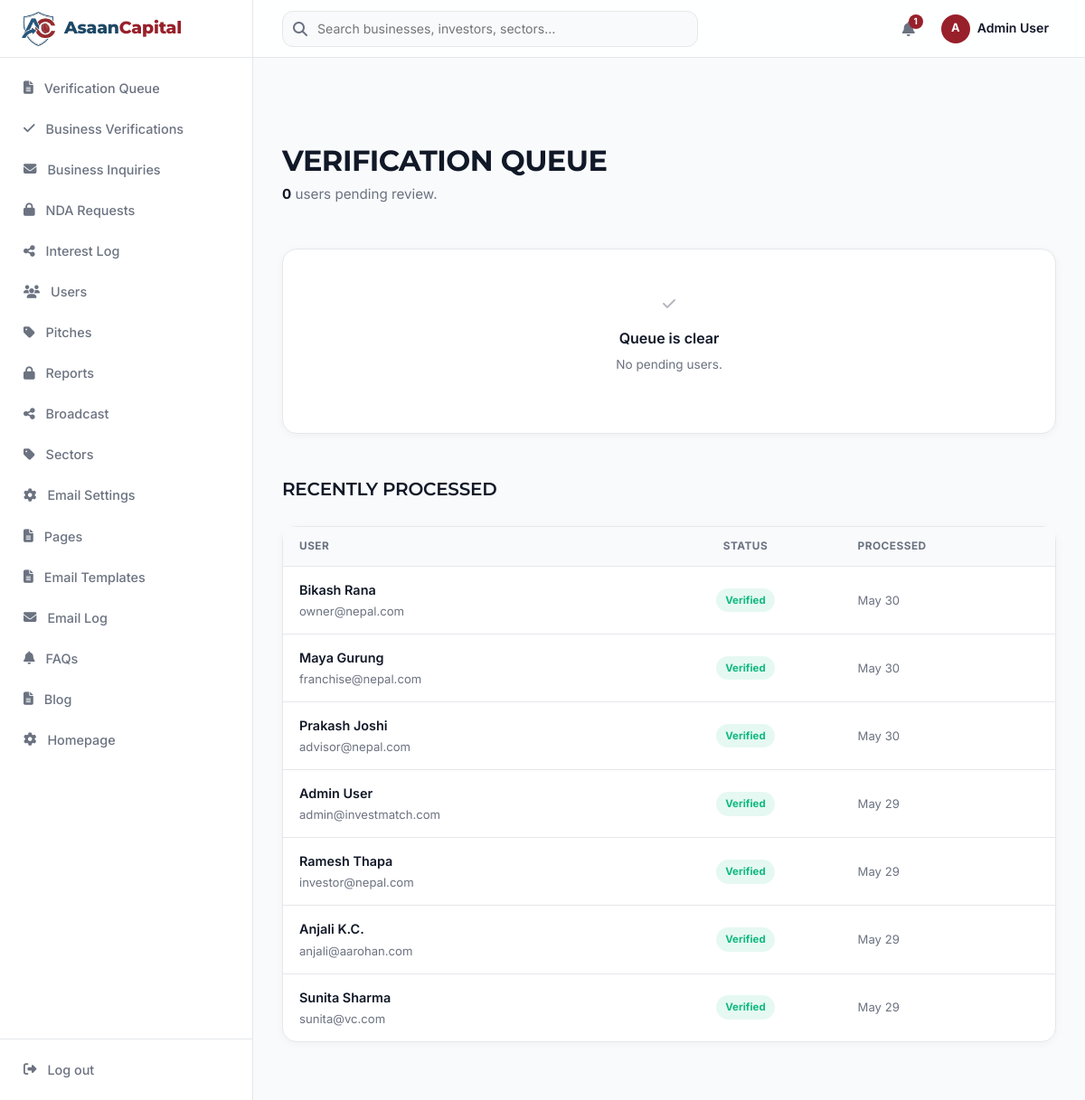
/admin/verification.php (signed in), run on the app's committed database.
### tables this page shows
CREATE TABLE `users` (
  `id` bigint(20) unsigned NOT NULL AUTO_INCREMENT,
  `name` varchar(255) NOT NULL,
  `email` varchar(255) NOT NULL,
  `role` varchar(255) NOT NULL DEFAULT 'entrepreneur',
  `account_type` varchar(255) DEFAULT NULL,
  `phone` varchar(255) DEFAULT NULL,
  `province` varchar(255) DEFAULT NULL,
  `district` varchar(255) DEFAULT NULL,
  `profile_photo` varchar(255) DEFAULT NULL,
  `company_name` varchar(255) DEFAULT NULL,
  `bio` text DEFAULT NULL,
  `linkedin_url` varchar(255) DEFAULT NULL,
  `website_url` varchar(255) DEFAULT NULL,
  `verification_status` varchar(255) NOT NULL DEFAULT 'unverified',
  `verified_at` timestamp NULL DEFAULT NULL,
  `is_admin` tinyint(1) NOT NULL DEFAULT 0,
  `is_suspended` tinyint(1) NOT NULL DEFAULT 0,
  `daily_request_count` int(11) NOT NULL DEFAULT 0,
  `daily_request_date` date DEFAULT NULL,
  `email_verified_at` timestamp NULL DEFAULT NULL,
  `last_login_at` timestamp NULL DEFAULT NULL,
  `failed_login_attempts` int(11) DEFAULT 0,
  `locked_until` timestamp NULL DEFAULT NULL,
  `password` varchar(255) NOT NULL,
  `remember_token` varchar(100) DEFAULT NULL,
  `created_at` timestamp NULL DEFAULT NULL,
  `updated_at` timestamp NULL DEFAULT NULL,
  `deleted_at` timestamp NULL DEFAULT NULL,
  `company_size` varchar(255) DEFAULT NULL,
  `usage_goal` varchar(255) DEFAULT NULL,
  `notifications` varchar(255) DEFAULT NULL,
  PRIMARY KEY (`id`),
  UNIQUE KEY `users_email_unique` (`email`)
);

### config/helpers.php (called while the page is built, shortened)
<?php
function e(?string $s): string {
    return htmlspecialchars($s ?? '', ENT_QUOTES, 'UTF-8');
}
function date_human(?string $datetime): string {
    $ts = strtotime($datetime);
    $diff = time() - $ts;
    return date('M j', $ts);
}

### config/db.php (called while the page is built)
<?php
function db(): PDO {
    static $pdo = null;
    if ($pdo === null) {
        $dsn = 'mysql:host=' . DB_HOST . ';port=' . DB_PORT . ';dbname=' . DB_NAME . ';charset=' . DB_CHARSET;
        $pdo = new PDO($dsn, DB_USER, DB_PASS, [
            PDO::ATTR_ERRMODE => PDO::ERRMODE_EXCEPTION,
            PDO::ATTR_DEFAULT_FETCH_MODE => PDO::FETCH_ASSOC,
            PDO::ATTR_EMULATE_PREPARES => false,
        ]);
    }
    return $pdo;
}

### admin/verification.php (the view, shortened to what this page needs)
<?php
$stmt = db()->query("SELECT id, name, email, role, account_type, company_name, created_at FROM users WHERE verification_status IN ('pending','unverified') ORDER BY created_at DESC");
$pendingUsers = $stmt->fetchAll();
$count = count($pendingUsers);
$recentStmt = db()->query("SELECT id, name, email, verification_status, verified_at, created_at FROM users WHERE verification_status IN ('verified','rejected') ORDER BY COALESCE(verified_at, updated_at) DESC LIMIT 20");
$processedUsers = $recentStmt->fetchAll();
require __DIR__ . '/../includes/layout-admin.php';
ui_page_header('Verification Queue', '<strong>' . $count . '</strong> user' . ($count !== 1 ? 's' : '') . ' pending review.');
?>
<?php if ($count > 0): ?>
<div class="dash-panel">
  <div class="dash-table-wrap">
    <table class="dash-table">
      <thead><tr>
        <th>User</th><th>Role</th><th>Type</th><th>Registered</th><th class="ta-right">Actions</th>
      </tr></thead>
      <tbody>
    <?php foreach ($pendingUsers as $u): ?>
    <tr>
      <td>
        <span class="t-strong"><?= e($u['name']) ?></span><br>
        <span class="t-muted"><?= e($u['email']) ?></span>
        <?php if ($u['company_name']): ?><br><span class="t-muted"><?= e($u['company_name']) ?></span><?php endif; ?>
      </td>
      <td><span class="dash-pill open"><?= e(ucfirst(str_replace('_', ' ', $u['role']))) ?></span></td>
      <td class="t-muted"><?= e(ucfirst($u['account_type'])) ?></td>
      <td class="t-muted"><?= date_human($u['created_at']) ?></td>
      <td class="ta-right">
        <span class="dash-table-actions">
          <form method="post" style="display:inline;">
            <input type="hidden" name="<?= CSRF_TOKEN_NAME ?>" value="<?= csrf_token() ?>">
            <input type="hidden" name="user_id" value="<?= $u['id'] ?>">
            <input type="hidden" name="action" value="approve">
            <button type="submit" class="btn btn-sm btn-primary" onclick="return confirm('Verify this user?')">Approve</button>
          </form>
          <form method="post" style="display:inline;" onsubmit="var r=prompt('Enter rejection reason:');if(!r||!r.trim()){alert('Reason required');return false;}this.rejection_reason.value=r;">
            <input type="hidden" name="<?= CSRF_TOKEN_NAME ?>" value="<?= csrf_token() ?>">
            <input type="hidden" name="user_id" value="<?= $u['id'] ?>">
            <input type="hidden" name="action" value="reject">
            <input type="hidden" name="rejection_reason" value="">
            <button type="submit" class="btn btn-sm btn-outline">Reject</button>
          </form>
        </span>
      </td>
    </tr>
    <?php endforeach; ?>
      </tbody>
    </table>
  </div>
</div>
<?php else: ?>
<div class="dash-panel">
  <?php ui_empty_state(['icon' => 'check', 'title' => 'Queue is clear', 'text' => 'No pending users.']); ?>
</div>
<?php endif; ?>
<?php if (!empty($processedUsers)): ?>
<?php ui_section_header('Recently processed'); ?>
<div class="dash-panel">
  <div class="dash-table-wrap">
    <table class="dash-table">
      <thead><tr>
        <th>User</th><th class="ta-center">Status</th><th>Processed</th>
      </tr></thead>
      <tbody>
    <?php foreach ($processedUsers as $u): ?>
    <tr>
      <td>
        <span class="t-strong"><?= e($u['name']) ?></span><br>
        <span class="t-muted"><?= e($u['email']) ?></span>
      </td>
      <td class="ta-center"><span class="dash-pill <?= $u['verification_status'] === 'verified' ? 'published' : 'draft' ?>"><?= ucfirst($u['verification_status']) ?></span></td>
      <td class="t-muted"><?= $u['verified_at'] ? date_human($u['verified_at']) : '—' ?></td>
    </tr>
    <?php endforeach; ?>
      </tbody>
    </table>
  </div>
</div>
<?php endif; ?>
<?php require __DIR__ . '/../includes/footer.php'; ?>

### includes/ui.php (shortened to what this page needs)
<?php
if (!defined('UI_PHP_LOADED')) {
    function ui_icon(string $name, string $class = 'ui-ico'): void {
        $fa = $GLOBALS['UI_ICONS_FA'][$name] ?? 'fa-circle';
        $cls = $class !== '' ? ' ' . e($class) : '';
        echo '<i class="fas ' . $fa . $cls . '" aria-hidden="true"></i>';
    }
    function ui_admin_links(): array {
        return [
            ['Verification Queue', '/admin/verification', 'document'],
            ['Business Verifications', '/admin/business-verifications', 'check'],
            ['Business Inquiries', '/admin/inquiries', 'mail'],
            ['NDA Requests', '/admin/nda-requests', 'lock'],
            ['Interest Log', '/admin/interest-log', 'share'],
            ['Users', '/admin/users', 'users'],
            ['Pitches', '/admin/pitches', 'tag'],
            ['Reports', '/admin/reports', 'lock'],
            ['Broadcast', '/admin/broadcast', 'share'],
            ['Sectors', '/admin/sectors', 'tag'],
            ['Email Settings', '/admin/email-settings', 'settings'],
            ['Pages', '/admin/pages', 'document'],
            ['Email Templates', '/admin/email-templates', 'document'],
            ['Email Log', '/admin/email-log', 'mail'],
            ['FAQs', '/admin/faqs', 'bell'],
            ['Blog', '/admin/blog', 'document'],
            ['Homepage', '/admin/homepage', 'settings'],
        ];
    }
    function ui_is_active(string $url): bool {
        $cur = parse_url($_SERVER['REQUEST_URI'] ?? '/', PHP_URL_PATH) ?? '/';
        $cur = preg_replace('#^/assan#', '', $cur) ?: '/';
        return $cur === $url || str_starts_with($cur, $url . '/');
    }
    function ui_sidebar(array $user, int $unreadCount, bool $isAdmin): void {
        $links = $isAdmin ? ui_admin_links() : ui_dashboard_links($user['role'] ?? 'investor');
        ?>
        <aside class="dash-sidebar" id="dashSidebar" aria-label="Dashboard navigation">
          <div class="dash-sidebar-brand">
            <a href="<?= APP_URL ?>/" class="dash-brand-link" aria-label="Asaan Capital home">
              <img src="<?= APP_URL ?>/logo.png" alt="" class="dash-brand-logo">
              <span class="dash-brand-word">Asaan<span>Capital</span></span>
            </a>
            <button class="dash-sidebar-close" type="button" onclick="dashCloseSidebar()" aria-label="Close menu"><?php ui_icon('close'); ?></button>
          </div>
          <nav class="dash-nav">
            <?php foreach ($links as [$label, $url, $icon]):
              $active = ui_is_active($url);
            ?>
            <a href="<?= APP_URL . $url ?>" class="dash-nav-item<?= $active ? ' active' : '' ?>"<?= $active ? ' aria-current="page"' : '' ?>>
              <span class="dash-nav-ico"><?php ui_icon($icon); ?></span>
              <span class="dash-nav-label"><?= e($label) ?></span>
            </a>
            <?php endforeach; ?>
          </nav>
          <div class="dash-sidebar-footer">
            <a href="<?= APP_URL ?>/logout" class="dash-nav-item dash-nav-logout">
              <span class="dash-nav-ico"><?php ui_icon('logout'); ?></span>
              <span class="dash-nav-label">Log out</span>
            </a>
          </div>
        </aside>
        <?php
    }
    function ui_topbar(array $user, int $unreadCount): void {
        $initial = mb_strtoupper(mb_substr($user['name'] ?? 'U', 0, 1));
        $bellLabel = $unreadCount > 0 ? "Notifications ({$unreadCount} unread)" : 'Notifications';
        ?>
        <header class="dash-topbar">
          <form class="dash-topbar-search" action="<?= APP_URL ?>/search" method="get" role="search">
            <span class="dash-search-ico"><?php ui_icon('search'); ?></span>
            <input type="text" name="q" placeholder="Search businesses, investors, sectors…" aria-label="Search">
          </form>
          <div class="dash-topbar-actions">
            <a href="<?= APP_URL ?>/notifications" class="dash-iconbtn" aria-label="<?= e($bellLabel) ?>">
              <?php if ($unreadCount > 0): ?><span class="dash-iconbtn-badge"><?= $unreadCount > 9 ? '9+' : $unreadCount ?></span><?php endif; ?>
            </a>
            <a href="<?= APP_URL ?>/dashboard" class="dash-topbar-user" aria-label="<?= e($user['name'] ?? 'User') ?>">
              <div class="dash-avatar dash-avatar-sm"><?= e($initial) ?></div>
              <span class="dash-topbar-username"><?= e($user['name'] ?? 'User') ?></span>
            </a>
          </div>
        </header>
        <?php
    }
    function ui_page_header(string $title, string $subtitle = '', string $actionsHtml = ''): void {
        ?>
        <div class="dash-pagehead">
          <div class="dash-pagehead-text">
            <h1 class="dash-pagehead-title"><?= e($title) ?></h1>
            <?php if ($subtitle !== ''): ?><p class="dash-pagehead-sub"><?= $subtitle ?></p><?php endif; ?>
          </div>
        </div>
        <?php
    }
    function ui_section_header(string $title, string $linkHref = '', string $linkLabel = ''): void {
        ?>
        <div class="dash-section-head">
          <h2 class="dash-section-title"><?= e($title) ?></h2>
        </div>
        <?php
    }
        ?>
        <?php
    function ui_empty_state(array $o): void {
        ?>
        <div class="dash-empty">
          <?php if (!empty($o['imageSrc'])): ?>
            <img class="dash-empty-image" src="<?= e($o['imageSrc']) ?>" alt="<?= e($o['imageAlt'] ?? '') ?>" loading="lazy">
          <?php else: ?>
            <span class="dash-empty-ico"><?php ui_icon($o['icon'] ?? 'inbox'); ?></span>
          <?php endif; ?>
          <div class="dash-empty-title"><?= e($o['title'] ?? 'Nothing here yet') ?></div>
          <?php if (!empty($o['text'])): ?><p class="dash-empty-text"><?= e($o['text']) ?></p><?php endif; ?>
        </div>
        <?php
    }
}

### assets/listings.css (style rules this page uses)
:root { --ds-bg: #F8FAFC; --ds-surface: #FFFFFF; --ds-text: #0F172A; --ds-text-secondary: #475569; --ds-border: #E2E8F0; --ds-primary: #0B3A5E; --ds-success: #16A34A; --ds-warning: #F59E0B; --ds-danger: #DC2626; --ds-muted: #94A3B8; --ds-soft: #F1F5F9; --ds-font: 'Inter', -apple-system, BlinkMacSystemFont, 'Segoe UI', sans-serif; --ds-hero: 3rem; --ds-section: 2rem; --ds-card-title: 1.25rem; --ds-metric: 1.75rem; --ds-body: 1rem; --ds-small: 0.875rem; --ds-label: 0.75rem; --ds-section-gap: 2rem; --ds-radius: 12px; --ds-radius-sm: 8px; --ds-shadow: 0 1px 3px rgba(0,0,0,0.05); --ds-container: 1440px; }
*, *::before, *::after { box-sizing: border-box; }

### includes/header.php (style rules this page uses)
html.scroll-smooth { scroll-behavior: smooth; }

### data on the page
users: name "A", name "Admin User", email "admin@investmatch.com", verification_status "Verified", verified_at "May 29"
users: name "Bikash Rana", email "owner@nepal.com", verification_status "Verified", verified_at "May 30"
users: name "Maya Gurung", email "franchise@nepal.com", verification_status "Verified", verified_at "May 30"
users: name "Prakash Joshi", email "advisor@nepal.com", verification_status "Verified", verified_at "May 30"
users: name "Ramesh Thapa", email "investor@nepal.com", verification_status "Verified", verified_at "May 29"
users: name "Anjali K.C.", email "anjali@aarohan.com", verification_status "Verified", verified_at "May 29"
users: name "Sunita Sharma", email "sunita@vc.com", verification_status "Verified", verified_at "May 29"

### other printed values
$label "Verification Queue"
$label "Business Verifications"
$label "Business Inquiries"
$label "NDA Requests"
$label "Interest Log"
$label "Users"
$label "Pitches"
$label "Reports"
$label "Broadcast"
$label "Sectors"
$label "Email Settings"
$label "Pages"
$label "Email Templates"
$label "Email Log"
$label "FAQs"
